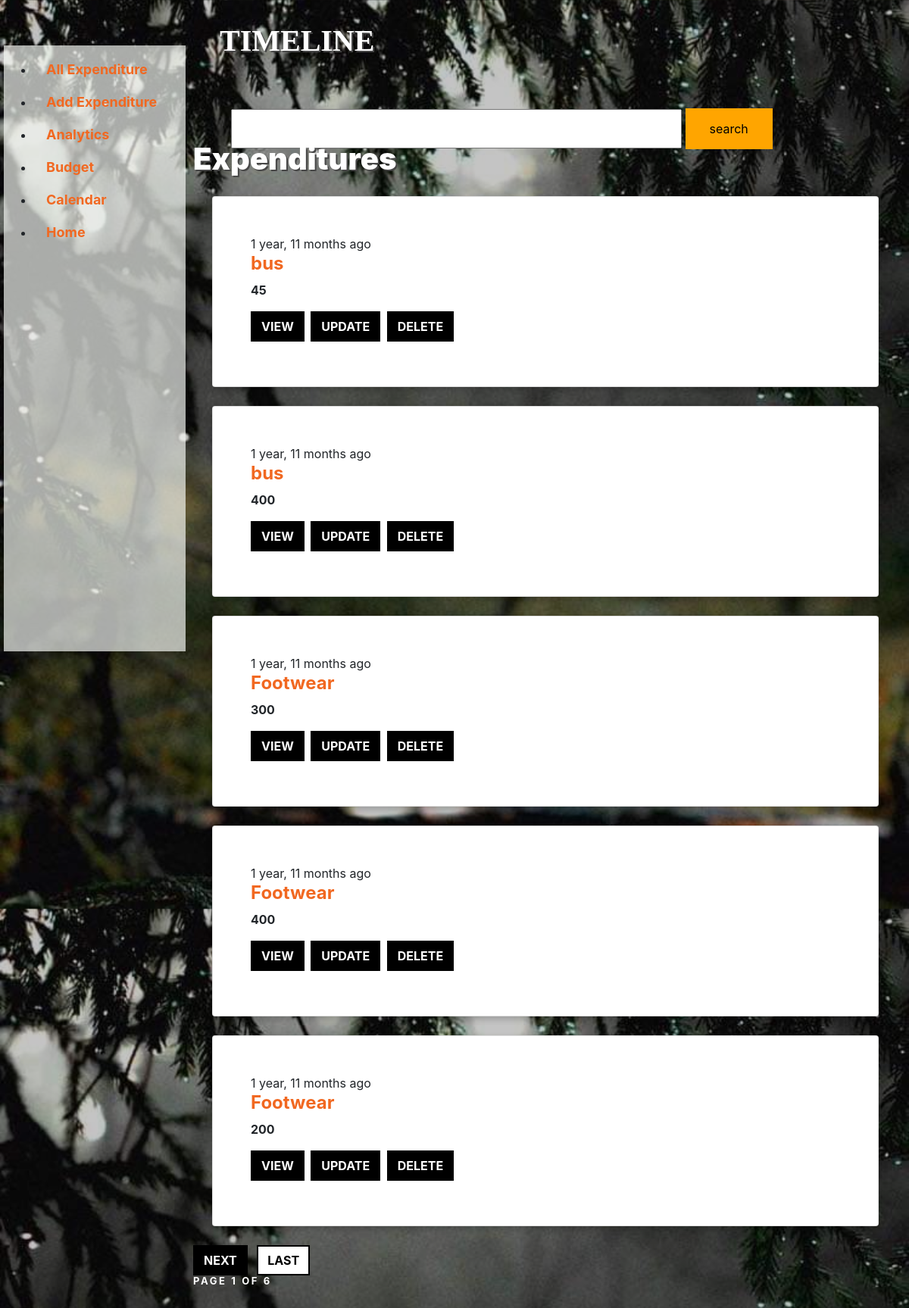
The page /first/expense/timeline/ (signed in) on the database its author committed.
### expense/models.py (models this page shows, shortened)
class Data(models.Model):
    user = models.ForeignKey(settings.AUTH_USER_MODEL, on_delete= models.CASCADE ,related_name='dataset', default=1)
    sub_category = models.ForeignKey(Sub_Category,on_delete=models.CASCADE,related_name='datas',null=True,blank=True)
    spent = models.IntegerField()
    balance = models.IntegerField(blank=True,null=True)
    recursive= models.BooleanField(max_length=100)
    pay_type = models.CharField(max_length=50)
    updated = models.DateTimeField(auto_now=True, auto_now_add=False)
    timestamp = models.DateTimeField(default=datetime.now, blank=True)
    month_link = models.ForeignKey(Month ,on_delete=models.CASCADE,related_name='mon',null=True,blank=True)
    def get_absolute_url(self):
        return reverse("expense:post_detail",kwargs={"id": self.id})
    class Meta:
        ordering = ["-timestamp","-updated"]

class Sub_Category(models.Model):
    name = models.CharField(max_length=100)
    amt = models.IntegerField(default=0)
    category = models.ForeignKey(Category,on_delete=models.CASCADE,related_name='sub_category',null=True,blank=True)
    def __str__(self):
        return self.name

### expense/views.py (the view, shortened to what this page needs)
# urls.py: path('timeline/',views.timeline, name="timeline"),
def timeline(request):
    queryset_list = Data.objects.filter(user=request.user)
    query = request.GET.get("q")
    paginator = Paginator(queryset_list, 5)
    page_request_var ="page"
    page = request.GET.get(page_request_var)
    queryset = paginator.get_page(page)
    context = {
        "object_list" : queryset,
        "title": "Expenditures",
        "page_request_var": page_request_var,
    }
    return render(request, "timeline.html", context)

### templates/timeline.html (shortened to what this page needs)
{% load static %}
<!DOCTYPE html>
<html lang="en">
  <head>
    <link rel="stylesheet" href="{% static 'timeline1/css/open-iconic-bootstrap.min.css' %}">
    <link rel="stylesheet" href="{% static 'timeline1/css/animate.css' %}">
    <link rel="stylesheet" href="{% static 'timeline1/css/owl.carousel.min.css' %}">
    <link rel="stylesheet" href="{% static 'timeline1/css/owl.theme.default.min.css' %}">
    <link rel="stylesheet" href="{% static 'timeline1/css/magnific-popup.css' %}">
    <link rel="stylesheet" href="{% static 'timeline1/css/aos.css' %}">
    <link rel="stylesheet" href="{% static 'timeline1/css/ionicons.min.css' %}">
    <link rel="stylesheet" href="{% static 'timeline1/css/bootstrap-datepicker.css' %}">
    <link rel="stylesheet" href="{% static 'timeline1/css/jquery.timepicker.css' %}">
    <link rel="stylesheet" href="{% static 'timeline1/css/flaticon.css' %}">
    <link rel="stylesheet" href="{% static 'timeline1/css/icomoon.css' %}">
	<link rel="stylesheet" href="{% static 'timeline1/css/style.css' %}">
	<link rel="stylesheet" href="{% static 'budget/css/style.css' %}">
	<link rel="stylesheet" href="{% static 'home/css/bootstrap.min.css' %}">
  </head>
<body overflow="hidden" style="background-image: url('{% static 'images/timeline_img.jpg' %}'); background-size: cover;" data-aos="fade">
	<div class="parent">
		<div class="side-bar" style="background-color: rgba(250, 252, 248, 0.67);">
			<ul class="site-menu main-menu js-clone-nav mr-auto d-none d-lg-block" style="padding-top: 10px;">
				<li><a href="{% url 'expense:timeline' %}" class="nav-link">All Expenditure</a></li>
				<li><a href="{% url 'expense:post_create' %}" class="nav-link">Add Expenditure</a></li>
				<li><a href="{% url 'expense:analytics' %}" class="nav-link">Analytics</a></li>
                <li><a href="{% url 'expense:budget' %}" class="nav-link">Budget</a></li>
				<li><a href="{% url 'expense:calendarToday' %}" class="nav-link">Calendar</a></li>
				<li><a href="{% url 'home' %}" class="nav-link">Home</a></li>
            </ul>
		</div>
		<div class="container" overflow-y:scroll>
		<div class="page-title"><h1><strong>TIMELINE</strong></h1></div>
		<div class="single-card-container-search">
			<form method="GET" action="">
				<input type="text" class='search-text'name="q" placeholder=" " value="{{ request.GET.q }}"/>
				<input type="submit" class='card-button' style="background-color: orange !important;" value="search"/>
			</form>
		</div>
		<div class id="expenditures-section">
			<h2 class="section-title mb-3" style="color: white; text-shadow: 2px 2px #474747;">Expenditures </h2>
			{% for obj in object_list %}
				<div class="card">
					<div class="single-card-container-timeline">
						<span class="time">{{ obj.timestamp|timesince }} ago</span>
						<h4><b><a href='{{ obj.get_absolute_url }}'>{{ obj.sub_category }}</a></b></h4>
						<p><b>{{ obj.spent }}</b></p>
						<a class="btn btn-black mr-1 rounded-0" href="{{ obj.get_absolute_url }}"><b>View</b></a>
						<a class="btn btn-black mr-1 rounded-0" href="{% url 'expense:post_update' id=obj.id %}"><b>Update</b></a>
						<a class="btn btn-black mr-1 rounded-0" href="{% url 'expense:post_delete' id=obj.id %}"><b>Delete</b></a>
					</div>
				</div>
			{% endfor %}
		</div>
		<div class="pagination">
			<span class="step-links">
				{% if object_list.has_next %}
					<a class="btn btn-black mr-1 rounded-0" href="?{{ page_request_var }}={{ object_list.next_page_number }}{% if request.GET.q %}&q={{ request.GET.q }}{% endif %}"><b>Next</b></a>
					<a class="btn btn-black btn-outline-black ml-1 rounded-0" href="?{{ page_request_var }}={{ object_list.paginator.num_pages }}"><b>Last</b></a>
				{% endif %}
				<h3 class="section-sub-title-w">Page {{ object_list.number }} of {{ object_list.paginator.num_pages }}</h3>
			</span>
		</div>
	</div>
</div>
  </body>
</html>

### static/budget/css/style.css (style rules this page uses)
.parent { display: grid; grid-template-columns: 1fr 4fr; }
.side-bar { position: relative; height: 100% ; top: 60px; left: 5px; justify-content: space-around; background: rgba(250, 252, 248, 0.4); }
.container { height: 100vh; }
.card { box-shadow: 0 4px 8px 0 rgba(0,0,0,0.2); transition: 0.3s; margin: 25px; position: relative; }
.section-sub-title-w { font-size: 13px; color:#ffffff !important; letter-spacing: .2em; text-transform: uppercase; font-weight: 700; }
.section-title { color: #000; font-size: 40px; font-weight: 900; }
.nav-link { display: block; font-size: 18px; font-weight: bold; padding: 0.5rem 1rem; }
.card-button { background-color: #daaeaf; border: none; color: black; padding: 15px 32px; text-align: center; text-decoration: none; display: inline-block; font-size: 16px; }
.search-text[type=text] { width: 70%; padding: 12px 20px; margin: 8px 0; box-sizing: border-box; }
.single-card-container-timeline { height: 250px; width: 400px; padding-left: 50px; padding-top: 50px; }
.single-card-container-search { height: 100px; width: 900px; padding-left: 50px; padding-top: 50px; }
* { z-index: 20; }
.btn { text-transform: uppercase; font-size: 12px; font-weight: 900; padding: 6px 20px; }
.btn.btn-black { border-width: 2px; border-color: #000; background: #000; color: #fff; }
.btn.btn-black.btn-outline-black { color: #000; background-color: #fff; }
.page-title { font-family: "Pacifico","sans-serif"; color: #ffffff; text-shadow: 2px 2px #474747; font-weight: bold; padding-top: 30px; padding-left: 35px; }

### rows shown on the page
Data: timestamp "1 year, 11 months", sub_category "bus", spent "45"
Data: timestamp "1 year, 11 months", sub_category "bus", spent "400"
Data: timestamp "1 year, 11 months", sub_category "Footwear", spent "300"
Data: timestamp "1 year, 11 months", sub_category "Footwear", spent "400"
Data: timestamp "1 year, 11 months", sub_category "Footwear", spent "200"

### other values the page prints
{{ object_list.number }} "1"
{{ object_list.paginator.num_pages }} "6"
